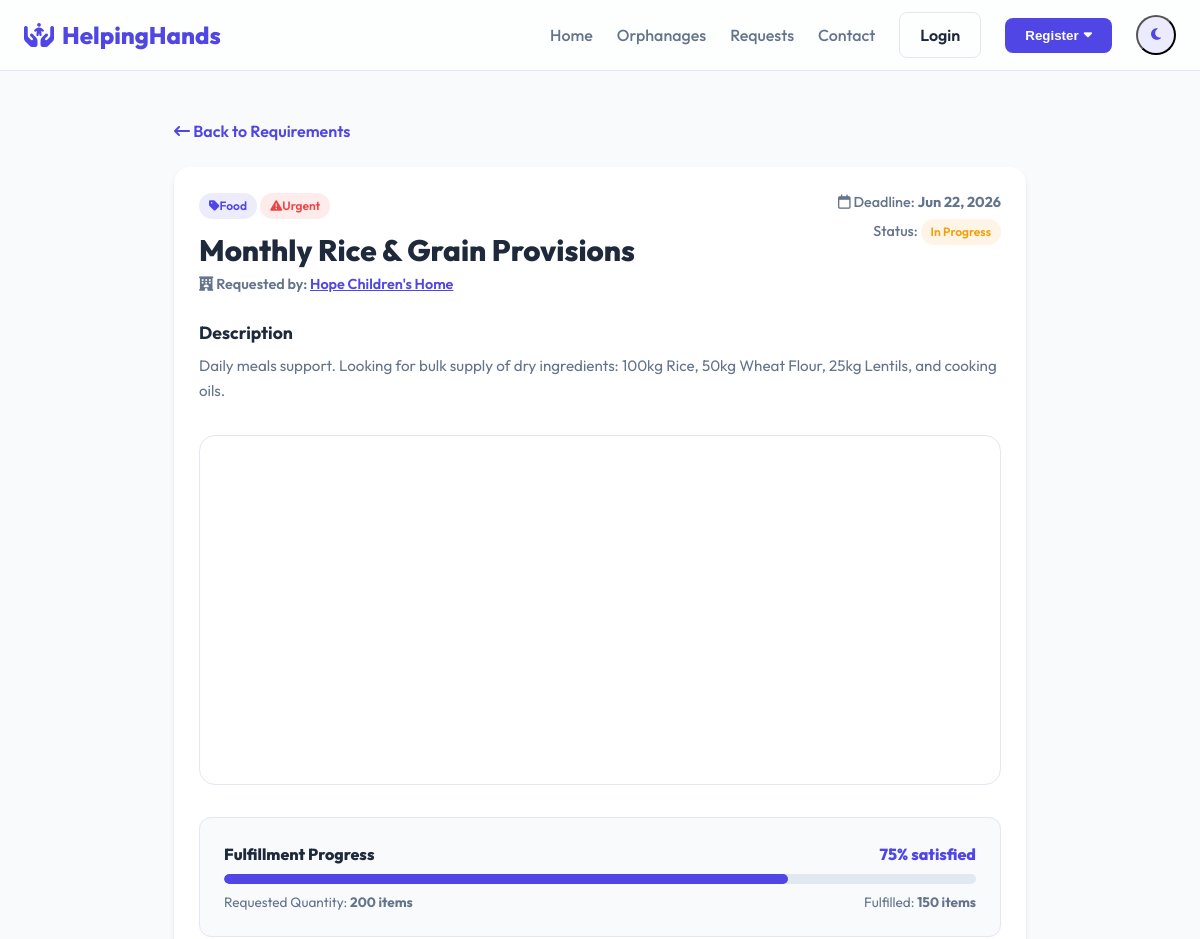
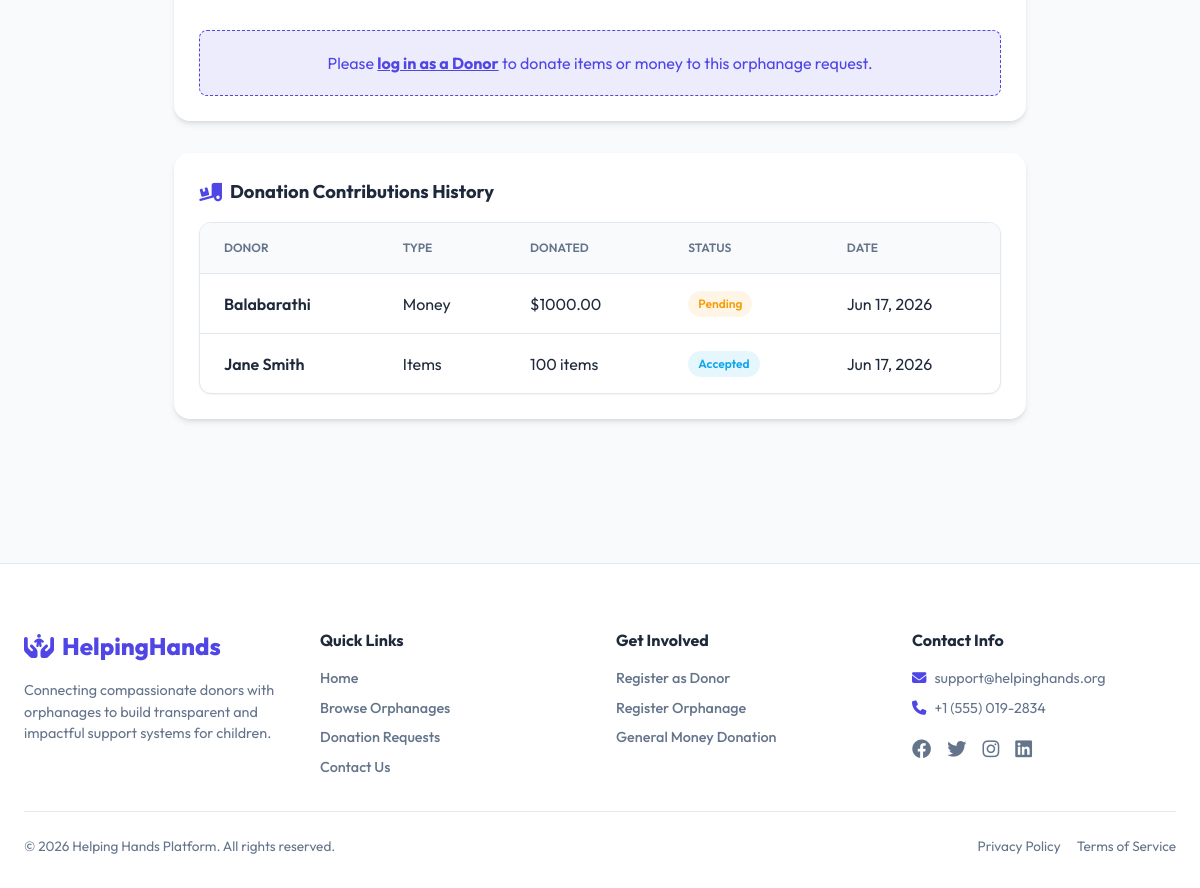
The app's page /donations/requests/3/ with its own data (2 pictures, top to bottom).
### donations/models.py (models this page shows, shortened)
class DonationRequest(models.Model):
    PRIORITY_CHOICES = [
        ('Low', 'Low'),
        ('Medium', 'Medium'),
        ('High', 'High'),
        ('Urgent', 'Urgent'),
    ]
    STATUS_CHOICES = [
        ('Open', 'Open'),
        ('In Progress', 'In Progress'),
        ('Completed', 'Completed'),
    ]
    orphanage = models.ForeignKey(OrphanageProfile, on_delete=models.CASCADE, related_name='requests')
    title = models.CharField(max_length=200)
    category = models.ForeignKey(Category, on_delete=models.SET_NULL, null=True, related_name='requests')
    description = models.TextField()
    quantity_needed = models.IntegerField()
    quantity_fulfilled = models.IntegerField(default=0)
    priority = models.CharField(max_length=15, choices=PRIORITY_CHOICES, default='Medium')
    deadline = models.DateField()
    image = models.ImageField(upload_to='requests/', null=True, blank=True)
    status = models.CharField(max_length=15, choices=STATUS_CHOICES, default='Open')
    created_at = models.DateTimeField(auto_now_add=True)
    @property
    def fulfillment_percentage(self):
        if self.quantity_needed <= 0:
            return 100
        pct = (self.quantity_fulfilled / self.quantity_needed) * 100
        return min(int(pct), 100)

class Category(models.Model):
    name = models.CharField(max_length=50, unique=True)
    slug = models.SlugField(max_length=60, unique=True, blank=True)
    icon = models.CharField(max_length=50, help_text="FontAwesome icon class, e.g., fa-utensils")
    class Meta:
        verbose_name_plural = "Categories"

class Donation(models.Model):
    TYPE_CHOICES = [
        ('Items', 'Items'),
        ('Money', 'Money'),
    ]
    STATUS_CHOICES = [
        ('Pending', 'Pending'),
        ('Accepted', 'Accepted'),
        ('In Transit', 'In Transit'),
        ('Delivered', 'Delivered'),
        ('Completed', 'Completed'),
    ]
    donor = models.ForeignKey(DonorProfile, on_delete=models.CASCADE, related_name='donations')
    request = models.ForeignKey(DonationRequest, on_delete=models.SET_NULL, null=True, blank=True, related_name='donations')
    donation_type = models.CharField(max_length=10, choices=TYPE_CHOICES, default='Items')
    quantity_donated = models.IntegerField(default=0, help_text="Used if type is Items")
    amount = models.DecimalField(max_digits=10, decimal_places=2, null=True, blank=True, help_text="Used if type is Money")
    status = models.CharField(max_length=15, choices=STATUS_CHOICES, default='Pending')
    created_at = models.DateTimeField(auto_now_add=True)
    updated_at = models.DateTimeField(auto_now=True)

### accounts/models.py (models this page shows, shortened)
class OrphanageProfile(models.Model):
    user = models.OneToOneField(User, on_delete=models.CASCADE, related_name='orphanage_profile')
    orphanage_name = models.CharField(max_length=200)
    phone = models.CharField(max_length=20)
    address = models.TextField()
    description = models.TextField()
    registration_certificate = models.FileField(upload_to='certificates/')
    profile_image = models.ImageField(upload_to='orphanages/profiles/')
    is_approved = models.BooleanField(default=False)

class DonorProfile(models.Model):
    user = models.OneToOneField(User, on_delete=models.CASCADE, related_name='donor_profile')
    full_name = models.CharField(max_length=150)
    phone_number = models.CharField(max_length=20)
    address = models.TextField()
    profile_picture = models.ImageField(upload_to='donors/profiles/', null=True, blank=True)

### donations/views.py (the view)
# urls.py: path('requests/<int:request_id>/', views.request_detail, name='request_detail'),
def request_detail(request, request_id):
    req = get_object_or_404(DonationRequest, id=request_id)
    donations = req.donations.all().order_by('-created_at')
    return render(request, 'donations/request_detail.html', {'request_item': req, 'donations': donations})

### core/context_processors.py (called while the page is built)
def notification_context(request):
    if request.user.is_authenticated:
        notifications = Notification.objects.filter(recipient=request.user, is_read=False)
        return {
            'unread_notifications_count': notifications.count(),
            'unread_notifications': notifications[:5]
        }
    return {
        'unread_notifications_count': 0,
        'unread_notifications': []
    }

### templates/donations/request_detail.html (shortened to what this page needs)
{% extends 'base.html' %}
{% block content %}
<div class="container" style="padding-top: 3rem; padding-bottom: 5rem; max-width: 900px;">
    <div style="margin-bottom: 1.5rem;">
        <a href="{% url 'request_list' %}" style="color: var(--primary); font-weight: 600;"><i class="fa-solid fa-arrow-left-long"></i> Back to Requirements</a>
    </div>
    <div class="glass-card" style="background: var(--bg-secondary); margin-bottom: 2rem;">
        <div style="display: flex; justify-content: space-between; align-items: start; margin-bottom: 1.5rem; flex-wrap: wrap; gap: 1rem;">
            <div>
                <span class="badge badge-medium" style="background-color: var(--primary-light); color: var(--primary); margin-bottom: 0.5rem;"><i class="fa-solid fa-tag"></i> {{ request_item.category.name|default:"General" }}</span>
                <span class="badge
                    {% if request_item.priority == 'Low' %}badge-low
                    {% elif request_item.priority == 'Medium' %}badge-medium
                    {% elif request_item.priority == 'High' %}badge-high
                    {% else %}badge-urgent{% endif %}">
                    <i class="fa-solid fa-triangle-exclamation"></i> {{ request_item.priority }}
                </span>
                <h1 style="font-size: 1.85rem; font-weight: 800; line-height: 1.3; color: var(--text-primary); margin-top: 0.25rem;">{{ request_item.title }}</h1>
                <p style="font-size: 0.9rem; color: var(--text-secondary); margin-top: 5px; font-weight: 600;">
                    <i class="fa-solid fa-hotel"></i> Requested by:
                    <a href="{% url 'orphanage_detail' request_item.orphanage.id %}" style="color: var(--primary); text-decoration: underline;">
                        {{ request_item.orphanage.orphanage_name }}
                    </a>
                </p>
            </div>
            <div style="text-align: right; font-size: 0.9rem; color: var(--text-secondary); font-weight: 500;">
                <div><i class="fa-regular fa-calendar"></i> Deadline: <strong>{{ request_item.deadline|date:"M d, Y" }}</strong></div>
                <div style="margin-top: 5px;">Status:
                    <span class="badge {% if request_item.status == 'Open' %}badge-accepted{% elif request_item.status == 'In Progress' %}badge-pending{% else %}badge-completed{% endif %}">
                        {{ request_item.status }}
                    </span>
                </div>
            </div>
        </div>
        <div style="margin-bottom: 2rem;">
            <h3 style="font-size: 1.1rem; font-weight: 700; margin-bottom: 0.5rem; color: var(--text-primary);">Description</h3>
            <p style="color: var(--text-secondary); line-height: 1.6; font-size: 0.95rem;">
                {{ request_item.description }}
            </p>
        </div>
        {% if request_item.image %}
            <div style="margin-bottom: 2rem; border-radius: 1rem; overflow: hidden; max-height: 350px; border: 1px solid var(--border-color);">
                <img src="{{ request_item.image.url }}" alt="{{ request_item.title }}" style="width: 100%; height: 100%; object-fit: cover;">
            </div>
        {% endif %}
        <div style="background-color: var(--bg-primary); border: 1px solid var(--border-color); padding: 1.5rem; border-radius: 0.75rem; margin-bottom: 2rem;">
            <div style="display: flex; justify-content: space-between; font-weight: 800; font-size: 1rem; margin-bottom: 0.5rem;">
                <span>Fulfillment Progress</span>
                <span style="color: var(--primary);">{{ request_item.fulfillment_percentage }}% satisfied</span>
            </div>
            <div class="progress-bar-container" style="height: 10px; margin: 0 0 0.5rem 0;">
                <div class="progress-bar" style="width: {{ request_item.fulfillment_percentage }}%;"></div>
            </div>
            <div style="display: flex; justify-content: space-between; font-size: 0.85rem; color: var(--text-secondary);">
                <span>Requested Quantity: <strong>{{ request_item.quantity_needed }} items</strong></span>
                <span>Fulfilled: <strong>{{ request_item.quantity_fulfilled }} items</strong></span>
            </div>
        </div>
        {% if user.is_authenticated %}
            {% if user.is_donor %}
                {% if request_item.status != 'Completed' %}
                    <div style="display: flex; gap: 1rem; flex-wrap: wrap;">
                        <a href="{% url 'donate_items' request_item.id %}" class="btn btn-primary" style="flex-grow: 1; height: 46px;">
                            <i class="fa-solid fa-gift"></i> Donate Physical Items
                        </a>
                        <a href="{% url 'donate_money_request' request_item.id %}" class="btn btn-secondary" style="flex-grow: 1; height: 46px;">
                            <i class="fa-solid fa-hand-holding-dollar"></i> Donate Money (Simulation)
                        </a>
                    </div>
                {% else %}
                    <div style="background-color: var(--success-light); color: var(--success); padding: 1rem; border-radius: 0.5rem; text-align: center; font-weight: 700; border: 1px solid var(--success);">
                        <i class="fa-solid fa-circle-check"></i> This request has been fully satisfied. Thank you for your support!
                    </div>
                {% endif %}
            {% elif user.is_orphanage and user.orphanage_profile == request_item.orphanage %}
                <div style="display: flex; gap: 0.5rem;">
                    <a href="{% url 'request_edit' request_item.id %}" class="btn btn-outline"><i class="fa-solid fa-pen-to-square"></i> Edit Request</a>
                    <button onclick="confirmAction('{% url 'request_delete' request_item.id %}', 'Delete Request?', 'This request will be permanently removed.', 'Delete')" class="btn btn-outline" style="color: var(--danger); border-color: var(--danger-light);">
                        <i class="fa-regular fa-trash-can"></i> Delete Request
                    </button>
                </div>
            {% endif %}
        {% else %}
            <div style="background-color: var(--primary-light); color: var(--primary); padding: 1.25rem; border-radius: 0.5rem; text-align: center; border: 1px dashed var(--primary);">
                Please <a href="{% url 'login' %}" style="font-weight: 700; text-decoration: underline;">log in as a Donor</a> to donate items or money to this orphanage request.
            </div>
        {% endif %}
    </div>
    <div class="glass-card" style="background: var(--bg-secondary);">
        <h3 style="font-size: 1.15rem; font-weight: 700; margin-bottom: 1rem; display: flex; align-items: center; gap: 8px;">
            <i class="fa-solid fa-truck-ramp-box" style="color: var(--primary);"></i>
            Donation Contributions History
        </h3>
        <div class="table-responsive">
            <table class="table-custom">
                <thead>
                    <tr>
                        <th>Donor</th>
                        <th>Type</th>
                        <th>Donated</th>
                        <th>Status</th>
                        <th>Date</th>
                    </tr>
                </thead>
                <tbody>
                    {% if donations %}
                        {% for d in donations %}
                            <tr>
                                <td style="font-weight: 600;">{{ d.donor.full_name }}</td>
                                <td>{{ d.donation_type }}</td>
                                <td>
                                    {% if d.donation_type == 'Money' %}
                                        ${{ d.amount }}
                                    {% else %}
                                        {{ d.quantity_donated }} items
                                    {% endif %}
                                </td>
                                <td>
                                    <span class="badge
                                        {% if d.status == 'Pending' %}badge-pending
                                        {% elif d.status == 'Accepted' %}badge-accepted
                                        {% elif d.status == 'In Transit' %}badge-intransit
                                        {% elif d.status == 'Delivered' %}badge-delivered
                                        {% else %}badge-completed{% endif %}">
                                        {{ d.status }}
                                    </span>
                                </td>
                                <td>{{ d.created_at|date:"M d, Y" }}</td>
                            </tr>
                        {% endfor %}
                    {% else %}
                        <tr>
                            <td colspan="5" style="text-align: center; color: var(--text-secondary);">
                                No donations offered for this request yet. Be the first to donate!
                            </td>
                        </tr>
                    {% endif %}
                </tbody>
            </table>
        </div>
    </div>
</div>
{% endblock %}

### static/css/style.css (style rules this page uses)
:root { --bg-primary: #f8fafc; --bg-secondary: #ffffff; --bg-sidebar: #0f172a; --text-primary: #1e293b; --text-secondary: #64748b; --text-light: #94a3b8; --primary: #4f46e5; --primary-hover: #4338ca; --primary-light: rgba(79, 70, 229, 0.1); --secondary: #f97316; --secondary-hover: #ea580c; --success: #10b981; --success-light: rgba(16, 185, 129, 0.1); --warning: #f59e0b; --warning-light: rgba(245, 158, 11, 0.1); --danger: #ef4444; --danger-light: rgba(239, 68, 68, 0.1); --info: #0ea5e9; --info-light: rgba(14, 165, 233, 0.1); --border-color: #e2e8f0; --shadow-sm: 0 1px 2px 0 rgba(0, 0, 0, 0.05); --shadow-md: 0 4px 6px -1px rgba(0, 0, 0, 0.1), 0 2px 4px -1px rgba(0, 0, 0, 0.06); --shadow-lg: 0 10px 15px -3px rgba(0, 0, 0, 0.1), 0 4px 6px -2px rgba(0, 0, 0, 0.05); --glass-bg: rgba(255, 255, 255, 0.75); --glass-border: rgba(255, 255, 255, 0.4); --glass-blur: 12px; }
* { margin: 0; padding: 0; box-sizing: border-box; transition: background-color 0.3s ease, border-color 0.3s ease; }
body { font-family: 'Outfit', sans-serif; background-color: var(--bg-primary); color: var(--text-primary); line-height: 1.5; overflow-x: hidden; }
a { color: inherit; text-decoration: none; }
img { max-width: 100%; height: auto; }
.container { max-width: 1280px; margin: 0 auto; padding: 0 1.5rem; }
.glass-card { background: var(--glass-bg); backdrop-filter: blur(var(--glass-blur)); -webkit-backdrop-filter: blur(var(--glass-blur)); border: 1px solid var(--glass-border); border-radius: 1rem; padding: 1.5rem; box-shadow: var(--shadow-md); transition: transform 0.3s cubic-bezier(0.4, 0, 0.2, 1), box-shadow 0.3s ease; }
.badge { display: inline-flex; align-items: center; padding: 0.25rem 0.625rem; border-radius: 9999px; font-size: 0.75rem; font-weight: 600; }
.badge-medium { background-color: var(--info-light); color: var(--info); }
.badge-urgent { background-color: var(--danger-light); color: var(--danger); }
.badge-pending { background-color: var(--warning-light); color: var(--warning); }
.badge-accepted { background-color: var(--info-light); color: var(--info); }
.table-responsive { overflow-x: auto; background-color: var(--bg-secondary); border: 1px solid var(--border-color); border-radius: 0.75rem; box-shadow: var(--shadow-sm); }
.table-custom { width: 100%; border-collapse: collapse; text-align: left; }
.table-custom th, .table-custom td { padding: 1rem 1.5rem; border-bottom: 1px solid var(--border-color); }
.table-custom th { background-color: var(--bg-primary); color: var(--text-secondary); font-weight: 600; text-transform: uppercase; font-size: 0.75rem; }
.table-custom tr:last-child td { border-bottom: none; }
.progress-bar-container { background-color: var(--border-color); border-radius: 9999px; height: 8px; width: 100%; overflow: hidden; margin: 0.5rem 0; }
.progress-bar { background-color: var(--primary); height: 100%; border-radius: 9999px; }

### records on screen
DonationRequest: category.name "Food", priority "Urgent", title "Monthly Rice & Grain Provisions", orphanage.orphanage_name "Hope Children's Home", deadline "Jun 22, 2026", status "In Progress", description "Daily meals support. Looking for bulk supply of dry ingredients: 100kg Rice, 50kg Wheat Flour, 25kg Lentils, and cooking oils.", image (picture), fulfillment_percentage "75", quantity_needed "200", quantity_fulfilled "150"
Donation: donor.full_name "Balabarathi", donation_type "Money", amount "1000.00", status "Pending", created_at "Jun 17, 2026"
Donation: donor.full_name "Jane Smith", donation_type "Items", quantity_donated "100", status "Accepted", created_at "Jun 17, 2026"
